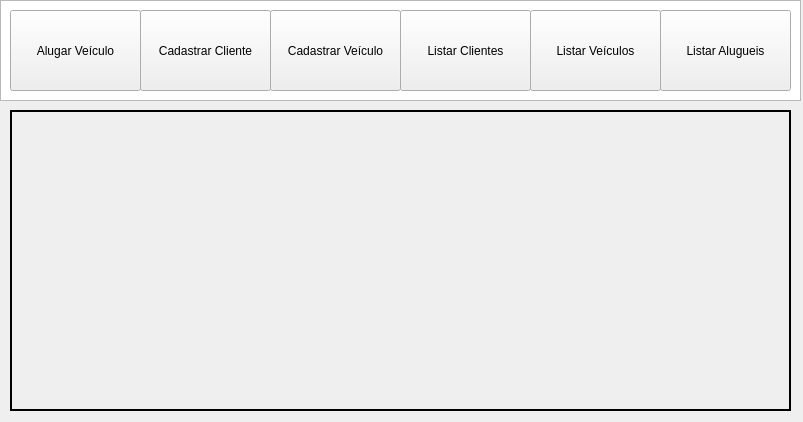
<?xml version="1.0" encoding="UTF-8"?>
<ui version="4.0">
 <class>FrmPrincipal</class>
 <widget class="QMainWindow" name="FrmPrincipal">
  <property name="windowModality">
   <enum>Qt::NonModal</enum>
  </property>
  <property name="geometry">
   <rect>
    <x>0</x>
    <y>0</y>
    <width>803</width>
    <height>422</height>
   </rect>
  </property>
  <property name="windowTitle">
   <string>Aluguel de Veículos</string>
  </property>
  <property name="windowIcon">
   <iconset>
    <normaloff>../Imagens/FrmIcon_Car.png</normaloff>../Imagens/FrmIcon_Car.png</iconset>
  </property>
  <property name="autoFillBackground">
   <bool>true</bool>
  </property>
  <property name="iconSize">
   <size>
    <width>40</width>
    <height>40</height>
   </size>
  </property>
  <widget class="QWidget" name="centralwidget">
   <widget class="QColumnView" name="columnView">
    <property name="geometry">
     <rect>
      <x>0</x>
      <y>0</y>
      <width>801</width>
      <height>101</height>
     </rect>
    </property>
   </widget>
   <widget class="QPushButton" name="btnAlugar">
    <property name="geometry">
     <rect>
      <x>10</x>
      <y>10</y>
      <width>131</width>
      <height>81</height>
     </rect>
    </property>
    <property name="cursor">
     <cursorShape>PointingHandCursor</cursorShape>
    </property>
    <property name="layoutDirection">
     <enum>Qt::LeftToRight</enum>
    </property>
    <property name="autoFillBackground">
     <bool>false</bool>
    </property>
    <property name="text">
     <string>Alugar Veículo</string>
    </property>
    <property name="icon">
     <iconset>
      <normaloff>../Imagens/btnAlugaVeiculo.png</normaloff>../Imagens/btnAlugaVeiculo.png</iconset>
    </property>
    <property name="iconSize">
     <size>
      <width>40</width>
      <height>40</height>
     </size>
    </property>
   </widget>
   <widget class="QPushButton" name="btnCliente">
    <property name="geometry">
     <rect>
      <x>140</x>
      <y>10</y>
      <width>131</width>
      <height>81</height>
     </rect>
    </property>
    <property name="cursor">
     <cursorShape>PointingHandCursor</cursorShape>
    </property>
    <property name="text">
     <string>Cadastrar Cliente</string>
    </property>
    <property name="icon">
     <iconset>
      <normaloff>../Imagens/btnCadCli.png</normaloff>../Imagens/btnCadCli.png</iconset>
    </property>
    <property name="iconSize">
     <size>
      <width>30</width>
      <height>30</height>
     </size>
    </property>
   </widget>
   <widget class="QPushButton" name="btnVeiculo">
    <property name="geometry">
     <rect>
      <x>270</x>
      <y>10</y>
      <width>131</width>
      <height>81</height>
     </rect>
    </property>
    <property name="cursor">
     <cursorShape>PointingHandCursor</cursorShape>
    </property>
    <property name="text">
     <string>Cadastrar Veículo</string>
    </property>
    <property name="icon">
     <iconset>
      <selectedon>../Imagens/FrmIcon_Car.png</selectedon>
     </iconset>
    </property>
    <property name="iconSize">
     <size>
      <width>40</width>
      <height>40</height>
     </size>
    </property>
   </widget>
   <widget class="QPushButton" name="btnListCliente">
    <property name="geometry">
     <rect>
      <x>400</x>
      <y>10</y>
      <width>131</width>
      <height>81</height>
     </rect>
    </property>
    <property name="cursor">
     <cursorShape>PointingHandCursor</cursorShape>
    </property>
    <property name="text">
     <string>Listar Clientes</string>
    </property>
    <property name="icon">
     <iconset>
      <normaloff>../Imagens/btnListCliente.png</normaloff>
      <selectedon>../Imagens/btnListClientes.png</selectedon>../Imagens/btnListCliente.png</iconset>
    </property>
    <property name="iconSize">
     <size>
      <width>30</width>
      <height>30</height>
     </size>
    </property>
   </widget>
   <widget class="QPushButton" name="btnListVeiculo">
    <property name="geometry">
     <rect>
      <x>530</x>
      <y>10</y>
      <width>131</width>
      <height>81</height>
     </rect>
    </property>
    <property name="cursor">
     <cursorShape>PointingHandCursor</cursorShape>
    </property>
    <property name="text">
     <string>Listar Veículos</string>
    </property>
    <property name="icon">
     <iconset>
      <normaloff>../Imagens/btnListVeiculo.png</normaloff>../Imagens/btnListVeiculo.png</iconset>
    </property>
    <property name="iconSize">
     <size>
      <width>30</width>
      <height>30</height>
     </size>
    </property>
   </widget>
   <widget class="QPushButton" name="btnListAluguel">
    <property name="geometry">
     <rect>
      <x>660</x>
      <y>10</y>
      <width>131</width>
      <height>81</height>
     </rect>
    </property>
    <property name="cursor">
     <cursorShape>PointingHandCursor</cursorShape>
    </property>
    <property name="text">
     <string>Listar Alugueis</string>
    </property>
    <property name="icon">
     <iconset>
      <normaloff>../Imagens/btnListAluguel.png</normaloff>../Imagens/btnListAluguel.png</iconset>
    </property>
    <property name="iconSize">
     <size>
      <width>30</width>
      <height>30</height>
     </size>
    </property>
   </widget>
   <widget class="QLabel" name="lbImg">
    <property name="geometry">
     <rect>
      <x>10</x>
      <y>110</y>
      <width>781</width>
      <height>301</height>
     </rect>
    </property>
    <property name="cursor">
     <cursorShape>PointingHandCursor</cursorShape>
    </property>
    <property name="frameShape">
     <enum>QFrame::WinPanel</enum>
    </property>
    <property name="text">
     <string/>
    </property>
    <property name="pixmap">
     <pixmap>../Imagens/BGImg.png</pixmap>
    </property>
    <property name="alignment">
     <set>Qt::AlignJustify|Qt::AlignVCenter</set>
    </property>
   </widget>
  </widget>
  <action name="actionCliente">
   <property name="text">
    <string>Cliente</string>
   </property>
  </action>
  <action name="actionVe_culo">
   <property name="text">
    <string>Veículo</string>
   </property>
  </action>
  <action name="actionAlugar">
   <property name="text">
    <string>Alugar Veículo</string>
   </property>
  </action>
  <action name="actionCliente_2">
   <property name="text">
    <string>Clientes</string>
   </property>
  </action>
  <action name="actionVe_culos">
   <property name="text">
    <string>Veículos</string>
   </property>
  </action>
  <action name="actionAlugueis">
   <property name="text">
    <string>Alugueis</string>
   </property>
  </action>
  <action name="actionSair">
   <property name="text">
    <string>Sair</string>
   </property>
  </action>
 </widget>
 <resources/>
 <connections/>
</ui>
